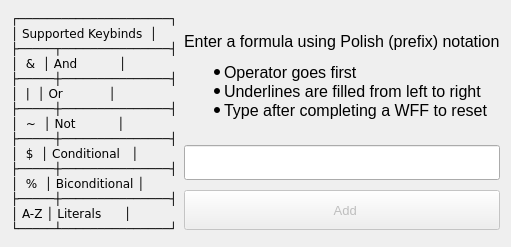
<?xml version="1.0" encoding="UTF-8"?>
<ui version="4.0">
 <class>PolishInputWidget</class>
 <widget class="QWidget" name="PolishInputWidget">
  <property name="windowModality">
   <enum>Qt::ApplicationModal</enum>
  </property>
  <property name="geometry">
   <rect>
    <x>0</x>
    <y>0</y>
    <width>619</width>
    <height>262</height>
   </rect>
  </property>
  <property name="sizePolicy">
   <sizepolicy hsizetype="Fixed" vsizetype="Fixed">
    <horstretch>0</horstretch>
    <verstretch>0</verstretch>
   </sizepolicy>
  </property>
  <property name="windowTitle">
   <string>Formula Input</string>
  </property>
  <property name="windowIcon">
   <iconset resource="../resouces.qrc">
    <normaloff>:/Resources/egg.ico</normaloff>:/Resources/egg.ico</iconset>
  </property>
  <layout class="QHBoxLayout" name="horizontalLayout">
   <property name="sizeConstraint">
    <enum>QLayout::SetFixedSize</enum>
   </property>
   <item>
    <widget class="QLabel" name="label">
     <property name="text">
      <string>&lt;pre&gt;
┌─────────────────────┐
│ Supported Keybinds  │
├─────┬───────────────┤
│  &amp;  │ And           │
├─────┼───────────────┤
│  |  │ Or            │
├─────┼───────────────┤
│  ~  │ Not           │
├─────┼───────────────┤
│  $  │ Conditional   │
├─────┼───────────────┤
│  %  │ Biconditional │
├─────┼───────────────┤
│ A-Z │ Literals      │
└─────┴───────────────┘
&lt;/pre&gt;</string>
     </property>
    </widget>
   </item>
   <item>
    <layout class="QGridLayout" name="gridLayout">
     <property name="topMargin">
      <number>6</number>
     </property>
     <property name="bottomMargin">
      <number>6</number>
     </property>
     <property name="verticalSpacing">
      <number>10</number>
     </property>
     <item row="1" column="0" colspan="2">
      <widget class="QLineEdit" name="lineEdit">
       <property name="sizePolicy">
        <sizepolicy hsizetype="Expanding" vsizetype="Expanding">
         <horstretch>0</horstretch>
         <verstretch>0</verstretch>
        </sizepolicy>
       </property>
       <property name="minimumSize">
        <size>
         <width>0</width>
         <height>35</height>
        </size>
       </property>
       <property name="maximumSize">
        <size>
         <width>16777215</width>
         <height>35</height>
        </size>
       </property>
       <property name="font">
        <font>
         <pointsize>12</pointsize>
        </font>
       </property>
       <property name="alignment">
        <set>Qt::AlignCenter</set>
       </property>
       <property name="readOnly">
        <bool>true</bool>
       </property>
       <property name="placeholderText">
        <string/>
       </property>
      </widget>
     </item>
     <item row="0" column="0" colspan="2">
      <widget class="QLabel" name="label_2">
       <property name="font">
        <font>
         <pointsize>12</pointsize>
        </font>
       </property>
       <property name="text">
        <string>&lt;html&gt;&lt;head/&gt;&lt;body&gt;
&lt;p&gt;Enter a formula using Polish (prefix) notation&lt;/p&gt;
&lt;ul&gt;
&lt;li&gt;Operator goes first&lt;/li&gt;
&lt;li&gt;Underlines are filled from left to right&lt;/li&gt;
&lt;li&gt;Type after completing a WFF to reset&lt;/li&gt;
&lt;/ul&gt;
&lt;/body&gt;&lt;/html&gt;</string>
       </property>
      </widget>
     </item>
     <item row="2" column="0" colspan="2">
      <widget class="QPushButton" name="pushButton_3">
       <property name="enabled">
        <bool>false</bool>
       </property>
       <property name="sizePolicy">
        <sizepolicy hsizetype="Minimum" vsizetype="Expanding">
         <horstretch>0</horstretch>
         <verstretch>0</verstretch>
        </sizepolicy>
       </property>
       <property name="minimumSize">
        <size>
         <width>0</width>
         <height>0</height>
        </size>
       </property>
       <property name="maximumSize">
        <size>
         <width>16777215</width>
         <height>40</height>
        </size>
       </property>
       <property name="font">
        <font>
         <pointsize>10</pointsize>
        </font>
       </property>
       <property name="text">
        <string>  Add</string>
       </property>
       <property name="icon">
        <iconset resource="../resouces.qrc">
         <normaloff>:/Resources/save.svg</normaloff>:/Resources/save.svg</iconset>
       </property>
       <property name="autoDefault">
        <bool>true</bool>
       </property>
       <property name="default">
        <bool>true</bool>
       </property>
       <property name="flat">
        <bool>false</bool>
       </property>
      </widget>
     </item>
    </layout>
   </item>
  </layout>
 </widget>
 <resources>
  <include location="../resouces.qrc"/>
 </resources>
 <connections/>
</ui>
